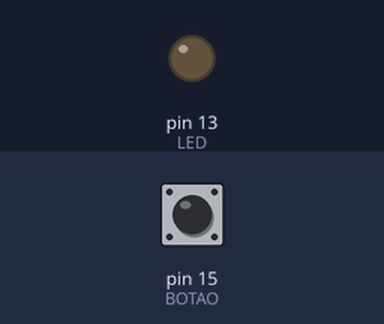
A sketch run on a simulated Arduino Uno, built with avr-gcc and run on an emulated ATmega328P. On the bench: output pins drawn as LEDs (lit = HIGH). Inputs (shaded band) come from the test bench; at power-on: pin 15 (BOTAO) HIGH.

Above: at 1.2 s.
1.3 s: pin 15 (BOTAO) pulled LOW for 0.15 s
At 1.37 s:
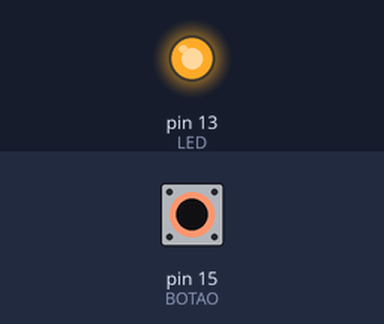
2.9 s: pin 15 (BOTAO) pulled LOW for 3.2 s
At 6.4 s:
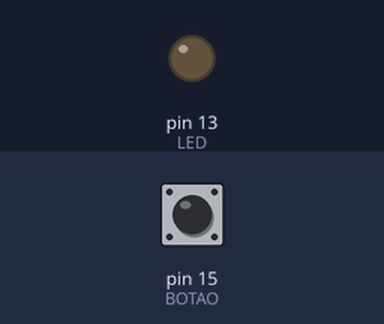
Timing chart, 0 to 7.9 s (numbered marks = the images above; inputs shaded):
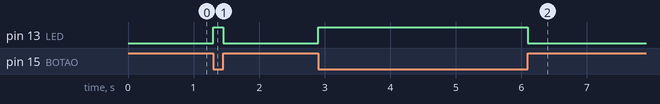

The sketch:

push_button.ino
```cpp
const int BOTAO = 15;
const int LED = 13;

void setup()
{
 pinMode(BOTAO, INPUT);
 pinMode(LED, OUTPUT);
 digitalWrite(LED,0);
}

void loop()
{

 if(!digitalRead(BOTAO))
 {
   digitalWrite(LED,1);
 }
 else
 {
   digitalWrite(LED,0);
 }

}
```

Measured:
- after the input at 1.3 s, pin 13 (LED): LOW → HIGH at once, → LOW 0.15 s later
- after the input at 2.9 s, pin 13 (LED): LOW → HIGH at once, → LOW 3.2 s later
